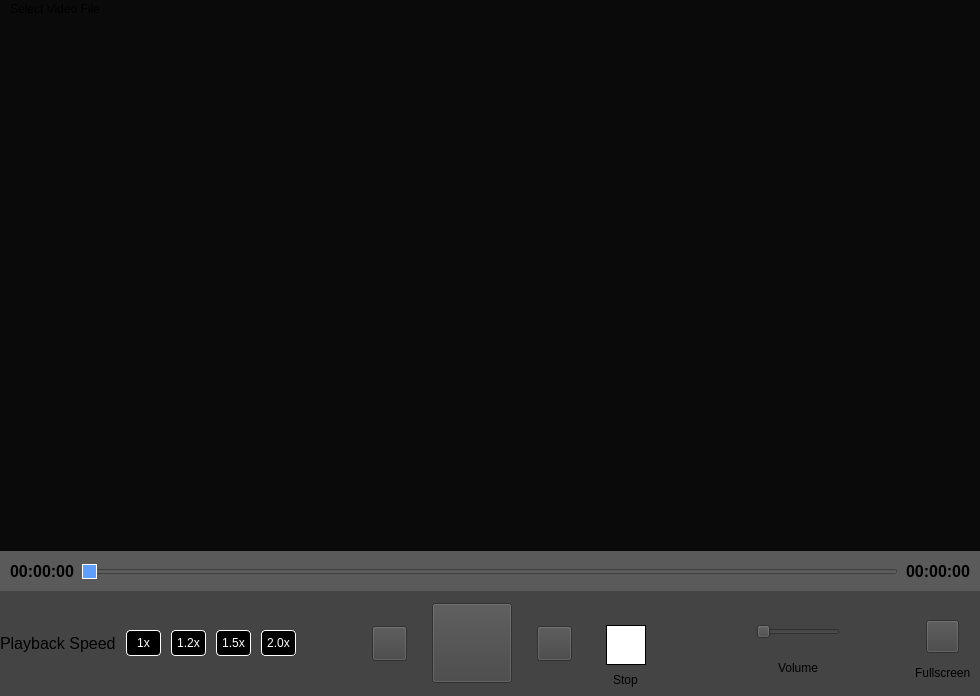
<?xml version="1.0" encoding="UTF-8"?>
<ui version="4.0">
 <class>MainWindow</class>
 <widget class="QMainWindow" name="MainWindow">
  <property name="enabled">
   <bool>true</bool>
  </property>
  <property name="geometry">
   <rect>
    <x>0</x>
    <y>0</y>
    <width>980</width>
    <height>696</height>
   </rect>
  </property>
  <property name="sizePolicy">
   <sizepolicy hsizetype="Expanding" vsizetype="Expanding">
    <horstretch>1</horstretch>
    <verstretch>1</verstretch>
   </sizepolicy>
  </property>
  <property name="windowTitle">
   <string>MainWindow</string>
  </property>
  <property name="styleSheet">
   <string notr="true">background-color:rgb(10,10,10)</string>
  </property>
  <widget class="QWidget" name="centralwidget">
   <property name="sizePolicy">
    <sizepolicy hsizetype="Expanding" vsizetype="Expanding">
     <horstretch>1</horstretch>
     <verstretch>1</verstretch>
    </sizepolicy>
   </property>
   <layout class="QVBoxLayout" name="verticalLayout">
    <property name="leftMargin">
     <number>0</number>
    </property>
    <property name="topMargin">
     <number>0</number>
    </property>
    <property name="rightMargin">
     <number>0</number>
    </property>
    <property name="bottomMargin">
     <number>0</number>
    </property>
    <item>
     <widget class="QStackedWidget" name="stackedWidget">
      <property name="autoFillBackground">
       <bool>false</bool>
      </property>
      <property name="styleSheet">
       <string notr="true">background-color:rgb(0,0.0);</string>
      </property>
      <widget class="QWidget" name="stackedWidgetPage1">
       <layout class="QVBoxLayout" name="verticalLayout_3" stretch="0,0">
        <property name="spacing">
         <number>0</number>
        </property>
        <property name="leftMargin">
         <number>0</number>
        </property>
        <property name="topMargin">
         <number>0</number>
        </property>
        <property name="rightMargin">
         <number>0</number>
        </property>
        <property name="bottomMargin">
         <number>0</number>
        </property>
        <item>
         <widget class="QFrame" name="video_section">
          <property name="sizePolicy">
           <sizepolicy hsizetype="Preferred" vsizetype="Preferred">
            <horstretch>1</horstretch>
            <verstretch>1</verstretch>
           </sizepolicy>
          </property>
          <layout class="QVBoxLayout" name="verticalLayout_2">
           <property name="leftMargin">
            <number>0</number>
           </property>
           <property name="topMargin">
            <number>0</number>
           </property>
           <property name="rightMargin">
            <number>0</number>
           </property>
           <property name="bottomMargin">
            <number>0</number>
           </property>
          </layout>
         </widget>
        </item>
        <item>
         <widget class="QFrame" name="controlsSection">
          <property name="styleSheet">
           <string notr="true">background-color: #444444;</string>
          </property>
          <layout class="QVBoxLayout" name="verticalLayout_4">
           <property name="spacing">
            <number>0</number>
           </property>
           <property name="sizeConstraint">
            <enum>QLayout::SetDefaultConstraint</enum>
           </property>
           <property name="leftMargin">
            <number>0</number>
           </property>
           <property name="topMargin">
            <number>0</number>
           </property>
           <property name="rightMargin">
            <number>0</number>
           </property>
           <property name="bottomMargin">
            <number>0</number>
           </property>
           <item alignment="Qt::AlignTop">
            <widget class="QFrame" name="SeekbarSection">
             <property name="minimumSize">
              <size>
               <width>0</width>
               <height>40</height>
              </size>
             </property>
             <property name="maximumSize">
              <size>
               <width>16777215</width>
               <height>40</height>
              </size>
             </property>
             <property name="styleSheet">
              <string notr="true">background-color:#5a5a5a;</string>
             </property>
             <layout class="QHBoxLayout" name="horizontalLayout">
              <property name="spacing">
               <number>8</number>
              </property>
              <property name="sizeConstraint">
               <enum>QLayout::SetDefaultConstraint</enum>
              </property>
              <property name="leftMargin">
               <number>10</number>
              </property>
              <property name="topMargin">
               <number>1</number>
              </property>
              <property name="rightMargin">
               <number>10</number>
              </property>
              <property name="bottomMargin">
               <number>0</number>
              </property>
              <item>
               <widget class="QLabel" name="label_current_Time">
                <property name="maximumSize">
                 <size>
                  <width>16777215</width>
                  <height>15</height>
                 </size>
                </property>
                <property name="font">
                 <font>
                  <pointsize>12</pointsize>
                  <bold>true</bold>
                 </font>
                </property>
                <property name="text">
                 <string>00:00:00</string>
                </property>
               </widget>
              </item>
              <item alignment="Qt::AlignVCenter">
               <widget class="QSlider" name="horizontalSlider_Duration">
                <property name="sizePolicy">
                 <sizepolicy hsizetype="Expanding" vsizetype="Fixed">
                  <horstretch>30</horstretch>
                  <verstretch>0</verstretch>
                 </sizepolicy>
                </property>
                <property name="maximumSize">
                 <size>
                  <width>16777215</width>
                  <height>30</height>
                 </size>
                </property>
                <property name="styleSheet">
                 <string notr="true">
QSlider::handle:horizontal {
    background-color: #5E9EFF;
    border: 1px solid white;
	border-radius: 8px;;
	width:8px;;
}

QSlider::sub-page:horizontal {
	background-color: qlineargradient(spread:pad, x1:0, y1:0, x2:0, y2:1, stop:0 rgba(255, 255, 255, 0), stop:0.344828 rgba(2, 2, 2, 0), stop:0.359606 rgba(30, 255, 247, 255), stop:0.635468 rgba(0, 227, 255, 255), stop:0.64532 rgba(255, 255, 0, 0), stop:0.871921 rgba(255, 255, 0, 0));
	height:3px;
}


QSlider::add-page:horizontal 
{
	background-color: transparent;
	height:1px;
}</string>
                </property>
                <property name="maximum">
                 <number>99</number>
                </property>
                <property name="tracking">
                 <bool>true</bool>
                </property>
                <property name="orientation">
                 <enum>Qt::Horizontal</enum>
                </property>
               </widget>
              </item>
              <item>
               <widget class="QLabel" name="label_Total_Time">
                <property name="maximumSize">
                 <size>
                  <width>16777215</width>
                  <height>15</height>
                 </size>
                </property>
                <property name="font">
                 <font>
                  <pointsize>12</pointsize>
                  <bold>true</bold>
                 </font>
                </property>
                <property name="text">
                 <string>00:00:00</string>
                </property>
               </widget>
              </item>
             </layout>
            </widget>
           </item>
           <item>
            <layout class="QHBoxLayout" name="horizontalLayout_4" stretch="0,0,0,0,0,0,0">
             <property name="spacing">
              <number>10</number>
             </property>
             <item>
              <widget class="QLabel" name="label_3">
               <property name="font">
                <font>
                 <pointsize>12</pointsize>
                 <kerning>true</kerning>
                </font>
               </property>
               <property name="text">
                <string>Playback Speed</string>
               </property>
               <property name="margin">
                <number>5</number>
               </property>
              </widget>
             </item>
             <item alignment="Qt::AlignHCenter|Qt::AlignVCenter">
              <widget class="QPushButton" name="pushButton_1x">
               <property name="styleSheet">
                <string notr="true">QPushButton {
	background-color:black;
	color:white;
	border:1px solid white;
	border-radius:4px;
	padding:5px 10px;
}</string>
               </property>
               <property name="text">
                <string>1x</string>
               </property>
               <property name="flat">
                <bool>false</bool>
               </property>
              </widget>
             </item>
             <item>
              <widget class="QPushButton" name="pushButton_1p2x">
               <property name="styleSheet">
                <string notr="true">QPushButton {
	background-color:black;
	color:white;
	border:1px solid white;
	border-radius:4px;
	padding:5px;
}</string>
               </property>
               <property name="text">
                <string>1.2x</string>
               </property>
               <property name="flat">
                <bool>false</bool>
               </property>
              </widget>
             </item>
             <item>
              <widget class="QPushButton" name="pushButton_1p5x">
               <property name="styleSheet">
                <string notr="true">QPushButton {
	background-color:black;
	color:white;
	border:1px solid white;
	border-radius:4px;
	padding:5px;
}</string>
               </property>
               <property name="text">
                <string>1.5x</string>
               </property>
               <property name="flat">
                <bool>false</bool>
               </property>
              </widget>
             </item>
             <item>
              <widget class="QPushButton" name="pushButton_2x">
               <property name="styleSheet">
                <string notr="true">QPushButton {
	background-color:black;
	color:white;
	border:1px solid white;
	border-radius:4px;
	padding:5px;
}</string>
               </property>
               <property name="text">
                <string>2.0x</string>
               </property>
               <property name="flat">
                <bool>false</bool>
               </property>
              </widget>
             </item>
             <item>
              <layout class="QHBoxLayout" name="horizontalLayout_2">
               <property name="spacing">
                <number>25</number>
               </property>
               <item>
                <spacer name="horizontalSpacer">
                 <property name="orientation">
                  <enum>Qt::Horizontal</enum>
                 </property>
                 <property name="sizeHint" stdset="0">
                  <size>
                   <width>40</width>
                   <height>20</height>
                  </size>
                 </property>
                </spacer>
               </item>
               <item alignment="Qt::AlignVCenter">
                <widget class="QPushButton" name="pushButton_Seek_Backward">
                 <property name="maximumSize">
                  <size>
                   <width>35</width>
                   <height>35</height>
                  </size>
                 </property>
                 <property name="styleSheet">
                  <string notr="true">
QPushButton {
  border-image: url(:/ten-sec-backward);
  height:36px;
}
</string>
                 </property>
                 <property name="text">
                  <string/>
                 </property>
                </widget>
               </item>
               <item alignment="Qt::AlignVCenter">
                <widget class="QPushButton" name="pushButton_Play_Pause">
                 <property name="sizePolicy">
                  <sizepolicy hsizetype="Preferred" vsizetype="Preferred">
                   <horstretch>0</horstretch>
                   <verstretch>1</verstretch>
                  </sizepolicy>
                 </property>
                 <property name="minimumSize">
                  <size>
                   <width>80</width>
                   <height>80</height>
                  </size>
                 </property>
                 <property name="maximumSize">
                  <size>
                   <width>60</width>
                   <height>60</height>
                  </size>
                 </property>
                 <property name="autoFillBackground">
                  <bool>false</bool>
                 </property>
                 <property name="styleSheet">
                  <string notr="true">QPushButton {
  border-image: url(:/play_pause_button);
}
</string>
                 </property>
                 <property name="text">
                  <string/>
                 </property>
                </widget>
               </item>
               <item alignment="Qt::AlignVCenter">
                <widget class="QPushButton" name="pushButton_Seek_Forward">
                 <property name="maximumSize">
                  <size>
                   <width>35</width>
                   <height>35</height>
                  </size>
                 </property>
                 <property name="styleSheet">
                  <string notr="true">
QPushButton {
  border-image: url(:/ten-sec-forward);
  height:36px;
}
</string>
                 </property>
                 <property name="text">
                  <string/>
                 </property>
                </widget>
               </item>
               <item alignment="Qt::AlignHCenter|Qt::AlignVCenter">
                <widget class="QWidget" name="verticalWidget_3" native="true">
                 <layout class="QVBoxLayout" name="verticalLayout_7">
                  <property name="spacing">
                   <number>10</number>
                  </property>
                  <property name="topMargin">
                   <number>32</number>
                  </property>
                  <item>
                   <widget class="QPushButton" name="pushButton_Stop">
                    <property name="minimumSize">
                     <size>
                      <width>40</width>
                      <height>40</height>
                     </size>
                    </property>
                    <property name="maximumSize">
                     <size>
                      <width>35</width>
                      <height>35</height>
                     </size>
                    </property>
                    <property name="styleSheet">
                     <string notr="true">background-color:#FFFFFF;
border:1px solid black;</string>
                    </property>
                    <property name="text">
                     <string/>
                    </property>
                   </widget>
                  </item>
                  <item alignment="Qt::AlignHCenter">
                   <widget class="QLabel" name="label_7">
                    <property name="maximumSize">
                     <size>
                      <width>30</width>
                      <height>15</height>
                     </size>
                    </property>
                    <property name="text">
                     <string>Stop</string>
                    </property>
                    <property name="margin">
                     <number>0</number>
                    </property>
                   </widget>
                  </item>
                 </layout>
                </widget>
               </item>
               <item>
                <spacer name="horizontalSpacer_2">
                 <property name="orientation">
                  <enum>Qt::Horizontal</enum>
                 </property>
                 <property name="sizeHint" stdset="0">
                  <size>
                   <width>40</width>
                   <height>20</height>
                  </size>
                 </property>
                </spacer>
               </item>
              </layout>
             </item>
             <item>
              <widget class="QFrame" name="frame">
               <property name="maximumSize">
                <size>
                 <width>250</width>
                 <height>16777215</height>
                </size>
               </property>
               <layout class="QHBoxLayout" name="horizontalLayout_5">
                <property name="spacing">
                 <number>6</number>
                </property>
                <item>
                 <layout class="QVBoxLayout" name="verticalLayout_6">
                  <property name="topMargin">
                   <number>20</number>
                  </property>
                  <item>
                   <layout class="QHBoxLayout" name="horizontalLayout_6">
                    <property name="spacing">
                     <number>10</number>
                    </property>
                    <item>
                     <widget class="QLabel" name="label_2">
                      <property name="maximumSize">
                       <size>
                        <width>23</width>
                        <height>23</height>
                       </size>
                      </property>
                      <property name="text">
                       <string/>
                      </property>
                      <property name="pixmap">
                       <pixmap resource="resources.qrc">:/volume-high</pixmap>
                      </property>
                      <property name="margin">
                       <number>0</number>
                      </property>
                     </widget>
                    </item>
                    <item>
                     <widget class="QSlider" name="horizontalSlider_Volume">
                      <property name="maximumSize">
                       <size>
                        <width>90</width>
                        <height>16777215</height>
                       </size>
                      </property>
                      <property name="styleSheet">
                       <string notr="true">QSlider::sub-page:horizontal {
	background-color: qlineargradient(spread:pad, x1:0, y1:0, x2:0, y2:1, stop:0 rgba(255, 255, 255, 0), stop:0.344828 rgba(2, 2, 2, 0), stop:0.359606 rgba(30, 255, 247, 255), stop:0.635468 rgba(0, 227, 255, 255), stop:0.64532 rgba(255, 255, 0, 0), stop:0.871921 rgba(255, 255, 0, 0));
}
</string>
                      </property>
                      <property name="orientation">
                       <enum>Qt::Horizontal</enum>
                      </property>
                     </widget>
                    </item>
                    <item>
                     <widget class="QLabel" name="label">
                      <property name="maximumSize">
                       <size>
                        <width>23</width>
                        <height>23</height>
                       </size>
                      </property>
                      <property name="text">
                       <string/>
                      </property>
                      <property name="pixmap">
                       <pixmap resource="resources.qrc">:/volume-low</pixmap>
                      </property>
                     </widget>
                    </item>
                   </layout>
                  </item>
                  <item alignment="Qt::AlignHCenter">
                   <widget class="QLabel" name="label_6">
                    <property name="text">
                     <string>Volume</string>
                    </property>
                    <property name="margin">
                     <number>5</number>
                    </property>
                   </widget>
                  </item>
                 </layout>
                </item>
                <item>
                 <spacer name="horizontalSpacer_3">
                  <property name="orientation">
                   <enum>Qt::Horizontal</enum>
                  </property>
                  <property name="sizeHint" stdset="0">
                   <size>
                    <width>40</width>
                    <height>20</height>
                   </size>
                  </property>
                 </spacer>
                </item>
                <item>
                 <layout class="QVBoxLayout" name="verticalLayout_5">
                  <property name="spacing">
                   <number>5</number>
                  </property>
                  <property name="topMargin">
                   <number>20</number>
                  </property>
                  <item alignment="Qt::AlignHCenter">
                   <widget class="QPushButton" name="pushButton_full_screen">
                    <property name="styleSheet">
                     <string notr="true">
QPushButton {
  border-image: url(:/full-screen);
  height:25px;
 width:25px;
}
</string>
                    </property>
                    <property name="text">
                     <string/>
                    </property>
                   </widget>
                  </item>
                  <item alignment="Qt::AlignHCenter">
                   <widget class="QLabel" name="label_5">
                    <property name="text">
                     <string>Fullscreen</string>
                    </property>
                   </widget>
                  </item>
                 </layout>
                </item>
               </layout>
              </widget>
             </item>
            </layout>
           </item>
          </layout>
         </widget>
        </item>
       </layout>
      </widget>
     </widget>
    </item>
   </layout>
  </widget>
  <widget class="QMenuBar" name="menubar">
   <property name="geometry">
    <rect>
     <x>0</x>
     <y>0</y>
     <width>980</width>
     <height>37</height>
    </rect>
   </property>
   <widget class="QMenu" name="menuSelect_Video_File">
    <property name="title">
     <string>Select Video File</string>
    </property>
    <addaction name="actionOpen"/>
   </widget>
   <addaction name="menuSelect_Video_File"/>
  </widget>
  <action name="actionOpen">
   <property name="text">
    <string>Open</string>
   </property>
  </action>
 </widget>
 <resources>
  <include location="resources.qrc"/>
 </resources>
 <connections/>
</ui>
